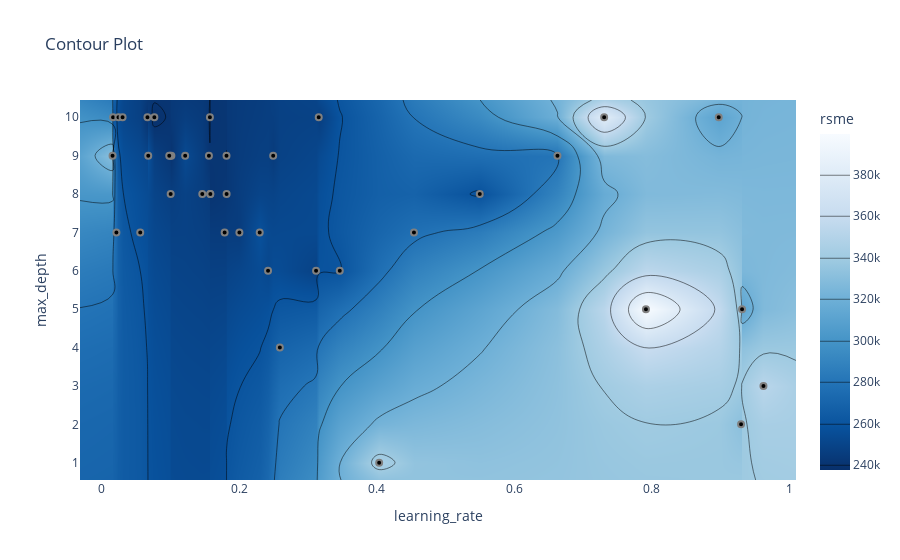

Notebook cell for this chart:
### Code cell
optuna.visualization.plot_contour(study, params=["max_depth", "learning_rate"],
                                  target_name="rsme")

### Figure 1 — Plotly figure (JSON) as saved in the notebook; plotly's stock layout.template omitted (floating-point values rounded to 4 significant figures; data arrays with more than 128 entries replaced by an {"elided": "..."} marker saying what was removed)
{"data": [{"colorbar": {"title": {"text": "rsme"}}, "colorscale": [[0, "rgb(247,251,255)"], [0.125, "rgb(222,235,247)"], [0.25, "rgb(198,219,239)"], [0.375, "rgb(158,202,225)"], [0.5, "rgb(107,174,214)"], [0.625, "rgb(66,146,198)"], [0.75, "rgb(33,113,181)"], [0.875, "rgb(8,81,156)"], [1, "rgb(8,48,107)"]], "connectgaps": true, "contours": {"coloring": "heatmap"}, "hoverinfo": "none", "line": {"smoothing": 1.3}, "reversescale": true, "type": "contour", "x": [-0.03159, 0.01574, 0.0165, 0.02135, 0.02434, 0.03033, 0.056, 0.06649, 0.06766, 0.07655, 0.09821, 0.09955, 0.1003, 0.1013, 0.1214, 0.1462, 0.1559, 0.1573, 0.1577, 0.158, 0.1787, 0.1815, 0.1816, 0.2002, 0.2297, 0.2419, 0.2493, 0.259, 0.3117, 0.3156, 0.3462, 0.4035, 0.4541, 0.5498, 0.6628, 0.7307, 0.7914, 0.8973, 0.9297, 0.9312, 0.9623, 1.01], "y": [0.55, 1, 2, 3, 4, 5, 6, 7, 8, 9, 10, 10.45], "z": {"elided": "12x42 float values"}}, {"marker": {"color": "black", "line": {"color": "Grey", "width": 2}}, "mode": "markers", "showlegend": false, "type": "scatter", "x": [0.01574, 0.0165, 0.9312, 0.7307, 0.6628, 0.7914, 0.4541, 0.8973, 0.9297, 0.9623, 0.056, 0.02135, 0.1787, 0.2002, 0.2419, 0.259, 0.2297, 0.4035, 0.5498, 0.3462, 0.1577, 0.1462, 0.158, 0.3117, 0.1013, 0.1214, 0.1003, 0.1815, 0.09955, 0.3156, 0.06766, 0.09821, 0.1559, 0.02434, 0.1816, 0.2493, 0.1573, 0.06649, 0.03033, 0.07655], "y": [9, 10, 5, 10, 9, 5, 7, 10, 2, 3, 7, 7, 7, 7, 6, 4, 7, 1, 8, 6, 8, 8, 8, 6, 9, 9, 8, 9, 9, 10, 9, 9, 9, 10, 8, 9, 10, 10, 10, 10]}], "layout": {"title": {"text": "Contour Plot"}, "xaxis": {"range": [-0.03159, 1.01], "title": {"text": "learning_rate"}}, "yaxis": {"range": [0.55, 10.45], "title": {"text": "max_depth"}}}}
